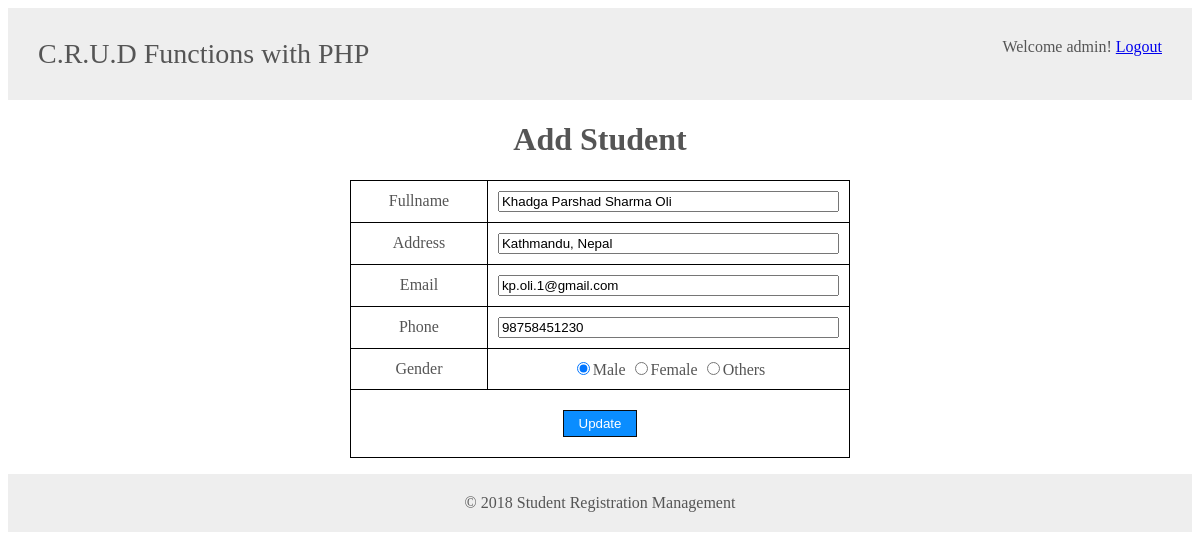
The app's page /editStudent.php?edit=2 (signed in), older data.
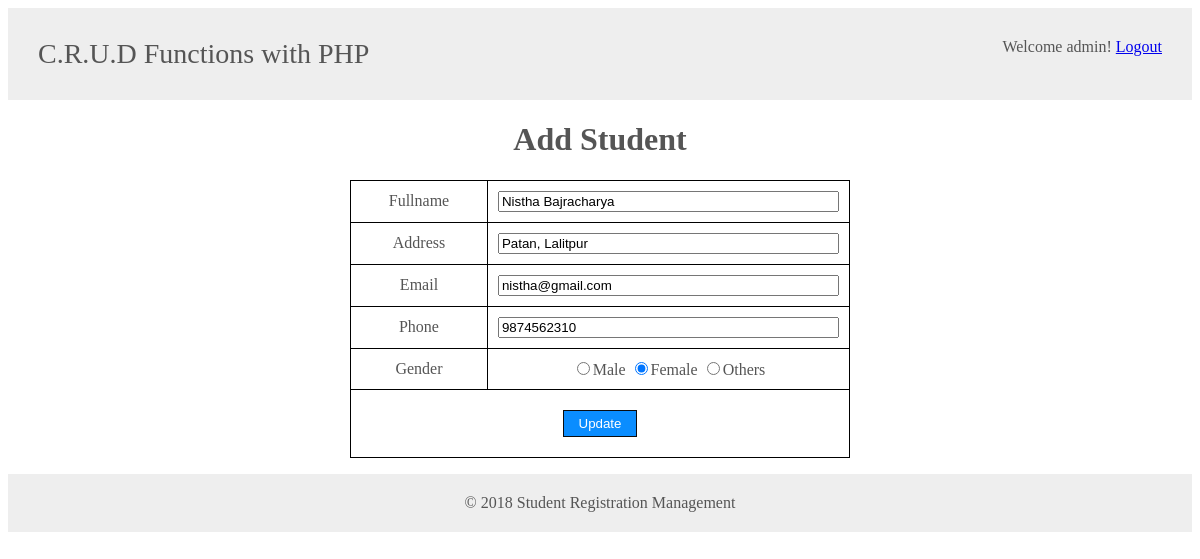
The same page, newer data.
### tables this page shows
CREATE TABLE `tbl_students` (
  `id` int(11) NOT NULL,
  `fullname` varchar(255) NOT NULL,
  `address` varchar(50) NOT NULL,
  `email` varchar(50) NOT NULL,
  `phone` varchar(15) NOT NULL,
  `gender` enum('Male','Female','Others') NOT NULL,
  `added_date` datetime NOT NULL
);

### editStudent.php (the view, shortened to what this page needs)
<?php
    include 'includes/dbConnection.php';
    $userId = $_SESSION['loginuserid'];
    $query = "SELECT * FROM tbl_admin_logins WHERE id = '$userId'";
    $result = $conn->query($query);
    $row = $result->fetch_array();
?>
<html>
<head>
    <link rel="stylesheet" href="css/all.css">
</head>
<body>
<div class="container">
    <?php include 'includes/header.php'; ?>
    <h1>Add Student</h1>
    <?php
        if (isset($_GET['edit']) && $_GET['edit']) {
            $stu_Id  = $_GET['edit'];
            $query = "SELECT * FROM tbl_students WHERE id = $stu_Id";
            $result = $conn->query($query);
            $row = $result->fetch_array();
        }
    ?>
    <form action="editStudent-Action.php?updated=<?php echo $row['id']; ?>" method="POST" name="editStudent" id="editStudent">
        <table width="500" cellspacing="1">
            <tr>
                <td>Fullname</td>
                <td><input type="text" name="studFullname" value="<?php echo $row['fullname']; ?>"></td>
            </tr>
            <tr>
                <td>Address</td>
                <td><input type="text" name="studAddress" value="<?php echo $row['address']; ?>"></td>
            </tr>
            <tr>
                <td>Email</td>
                <td><input type="email" name="studEmail" value="<?php echo $row['email']; ?>"></td>
            </tr>
            <tr>
                <td>Phone</td>
                <td><input type="text" name="studPhone" value="<?php echo $row['phone']; ?>"></td>
            </tr>
            <tr>
                <td>Gender</td>
                <td>
                    <label for="male">
                        <input id="male" type="radio" name="studGender" value="Male"
                            <?php
                                if($row['gender'] == 'Male'){?>
                                    checked="checked"
                            <?php }?>
                        >Male
                    </label>
                    <label for="female">
                        <input id="female" type="radio" name="studGender" value="Female"
                            <?php
                                if ($row['gender'] == 'Female') { ?>
                                    checked="checked"
                            <?php } ?>
                            >Female
                    </label>
                    <label for="others">
                        <input id="others" type="radio" value="Others" name="studGender"
                        >Others
                    </label>
                </td>
            </tr>
            <tr>
                <td colspan="2"><input class="btn" type="submit" value="Update"></td>
            </tr>
        </table>
    </form>
    <?php include 'includes/footer.php'; ?>
</div>
</body>
</html>

Row changes from the older to the newer data that the page shows:
changed tbl_students: studFullname "Khadga Parshad Sharma Oli" → "Nistha Bajracharya"; studAddress "Kathmandu, Nepal" → "Patan, Lalitpur"; studEmail "kp.oli.1@gmail.com" → "nistha@gmail.com"; studPhone "98758451230" → "9874562310"; gender "☑ Male" → "☑ Female"
Text that changed along with them:
form field studGender: (not shown) → "☐ Male"
form field studGender: "☐ Female" → (not shown)
